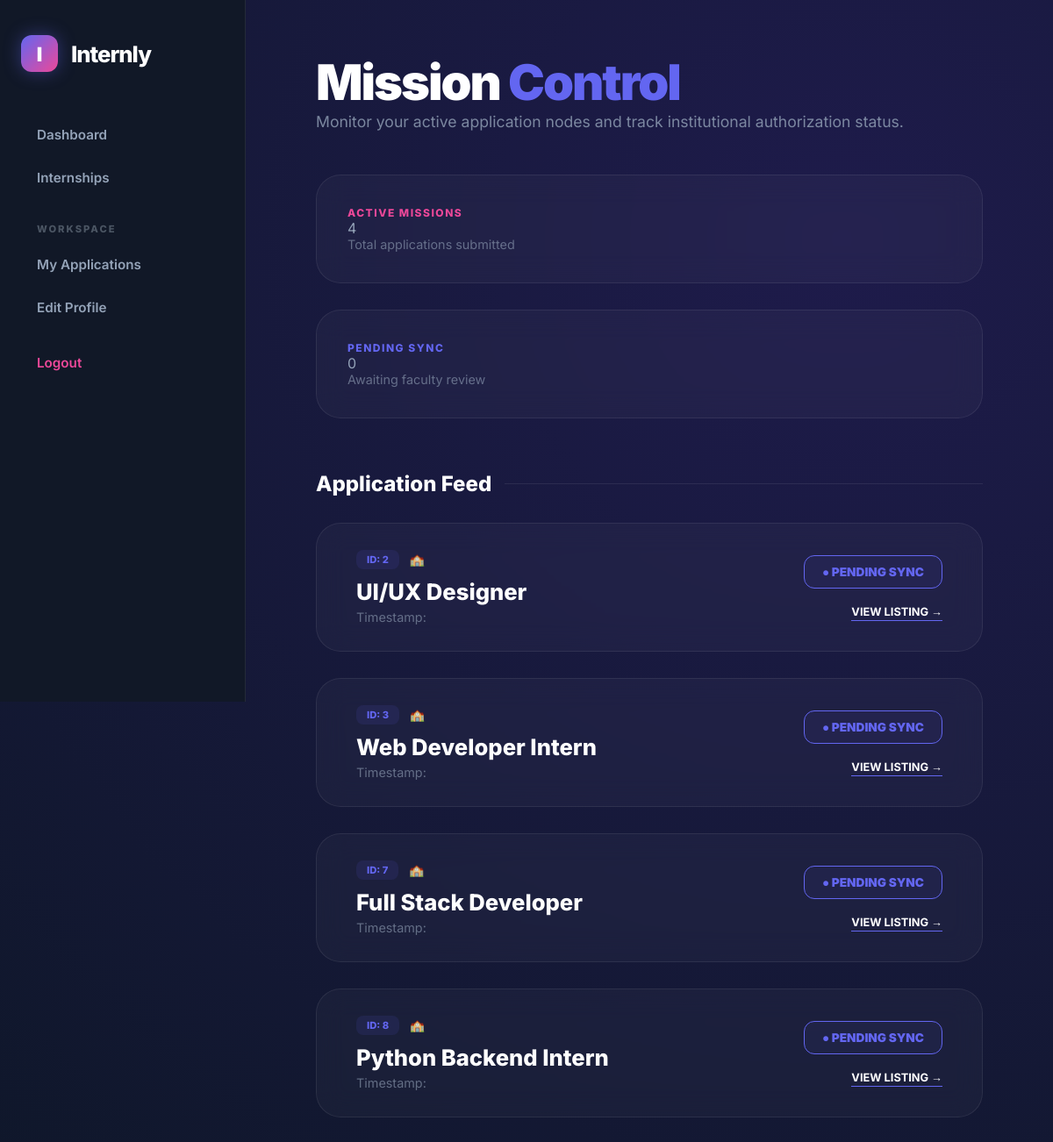
/student/dashboard/ (signed in), run on the app's committed database.
### management/models.py (models this page shows, shortened)
class Application(models.Model):
    status_choices = [('Pending', 'Pending'), ('Approved', 'Approved'), ('Rejected', 'Rejected')]
    student = models.ForeignKey(User, on_delete=models.CASCADE)
    internship = models.ForeignKey(Internship, on_delete=models.CASCADE, related_name='applications')
    applied_on = models.DateTimeField(auto_now_add=True)
    status = models.CharField(max_length=20, choices=status_choices, default='Pending')

class Internship(models.Model):
    title = models.CharField(max_length=200)
    company_name = models.CharField(max_length=200)
    description = models.TextField()
    required_skills = models.CharField(max_length=500, blank=True)
    location = models.CharField(max_length=100)
    stipend = models.CharField(max_length=50, default="Unpaid")
    posted_date = models.DateTimeField(auto_now_add=True)
    faculty = models.ForeignKey(User, on_delete=models.CASCADE, related_name='posted_internships', null=True)

### management/views.py (the view)
# urls.py: path('student/dashboard/', views.student_dashboard, name='student_dashboard'),
@login_required
def student_dashboard(request):
    apps = Application.objects.filter(student=request.user)
    return render(request, 'management/student_dashboard.html', {'applications': apps})

### management/templates/management/student_dashboard.html (shortened to what this page needs)
{% extends 'management/base.html' %}
{% load static %}
{% block content %}
<div class="header-area" style="margin-bottom: 50px;">
    <h1 style="font-size: 3.5rem; font-weight: 900; color: white; letter-spacing: -2px;">
        Mission <span style="color: var(--primary);">Control</span>
    </h1>
    <p style="font-size: 1.1rem; opacity: 0.8;">Monitor your active application nodes and track institutional authorization status.</p>
</div>
<div class="stats-grid" style="margin-bottom: 60px;">
    <div class="glass-card">
        <h3 style="letter-spacing: 1.5px; color: var(--secondary); font-size: 0.75rem; font-weight: 800; text-transform: uppercase;">ACTIVE MISSIONS</h3>
        <p class="stat-value">{{ applications.count|default:"0" }}</p>
        <p style="font-size: 0.9rem; opacity: 0.6;">Total applications submitted</p>
    </div>
    <div class="glass-card">
        <h3 style="letter-spacing: 1.5px; color: var(--primary); font-size: 0.75rem; font-weight: 800; text-transform: uppercase;">PENDING SYNC</h3>
        <p class="stat-value">{{ pending_count|default:"0" }}</p>
        <p style="font-size: 0.9rem; opacity: 0.6;">Awaiting faculty review</p>
    </div>
</div>
<h2 style="margin-bottom: 30px; color: white; font-weight: 800; display: flex; align-items: center; gap: 15px;">
    Application Feed <div style="height: 1px; flex-grow: 1; background: var(--glass-border);"></div>
</h2>
<div class="opportunity-grid" style="grid-template-columns: 1fr; gap: 20px;">
    {% for app in applications %}
    <div class="glass-card" style="display: flex; justify-content: space-between; align-items: center; padding: 30px 45px; transition: 0.3s ease;">
        <div style="flex: 1;">
            <div style="display: flex; align-items: center; gap: 12px; margin-bottom: 10px;">
                <span style="background: rgba(99, 102, 241, 0.1); color: var(--primary); padding: 4px 12px; border-radius: 8px; font-size: 0.7rem; font-weight: 800; text-transform: uppercase;">
                    ID: {{ app.pk }}
                </span>
                <span style="color: #64748b; font-size: 0.85rem;">🏫 {{ app.internship.faculty.get_full_name }}</span>
            </div>
            <h3 style="color: white; font-size: 1.6rem; font-weight: 800;">{{ app.internship.title }}</h3>
            <p style="font-size: 0.9rem; opacity: 0.6; margin-top: 5px;">Timestamp: {{ app.applied_date|date:"M d, Y" }}</p>
        </div>
        <div style="text-align: right; min-width: 200px;">
            {% if app.status == 'APPROVED' %}
                <div style="color: #10b981; font-weight: 900; font-size: 0.85rem; border: 1px solid #10b981; padding: 10px 20px; border-radius: 12px; display: inline-block; background: rgba(16, 185, 129, 0.05);">
                    ✓ AUTHORIZED
                </div>
            {% elif app.status == 'REJECTED' %}
                <div style="color: var(--secondary); font-weight: 900; font-size: 0.85rem; border: 1px solid var(--secondary); padding: 10px 20px; border-radius: 12px; display: inline-block; background: rgba(236, 72, 153, 0.05);">
                    ✕ TERMINATED
                </div>
            {% else %}
                <div style="color: var(--primary); font-weight: 900; font-size: 0.85rem; border: 1px solid var(--primary); padding: 10px 20px; border-radius: 12px; display: inline-block; background: rgba(99, 102, 241, 0.05);">
                    ● PENDING SYNC
                </div>
            {% endif %}
            <div style="margin-top: 15px;">
                <a href="{% url 'internship_detail' app.internship.pk %}" style="color: white; text-decoration: none; font-size: 0.8rem; font-weight: 700; border-bottom: 1px solid var(--primary); padding-bottom: 2px;">
                    VIEW LISTING →
                </a>
            </div>
        </div>
    </div>
    {% endfor %}
</div>
{% endblock %}

### management/static/css/style.css (style rules this page uses)
:root { --primary: #6366f1; --primary-alt: #4f46e5; --primary-glow: rgba(99, 102, 241, 0.4); --secondary: #ec4899; --bg-dark: #0f172a; --sidebar-bg: #111827; --glass-card: rgba(255, 255, 255, 0.03); --glass-border: rgba(255, 255, 255, 0.08); --sidebar-width: 280px; }
* { box-sizing: border-box; margin: 0; padding: 0; }
body { font-family: 'Inter', sans-serif; background: radial-gradient(circle at 80% 20%, #1e1b4b, var(--bg-dark)); color: #94a3b8; display: flex; min-height: 100vh; overflow-x: hidden; }
.glass-card { background: var(--glass-card); backdrop-filter: blur(16px); border: 1px solid var(--glass-border); border-radius: 28px; padding: 35px; margin-bottom: 30px; }

### data on the page
Application: pk "2", internship "UI/UX Designer", status "● PENDING SYNC"
Application: pk "3", internship "Web Developer Intern", status "● PENDING SYNC"
Application: pk "7", internship "Full Stack Developer", status "● PENDING SYNC"
Application: pk "8", internship "Python Backend Intern", status "● PENDING SYNC"

### other printed values
{{ applications.count|default:"0" }} "4"
{{ pending_count|default:"0" }} "0"
